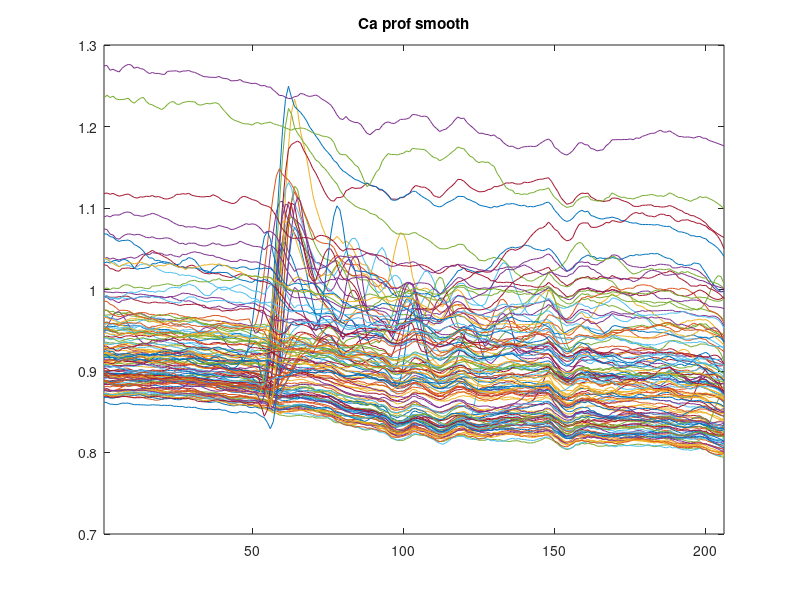
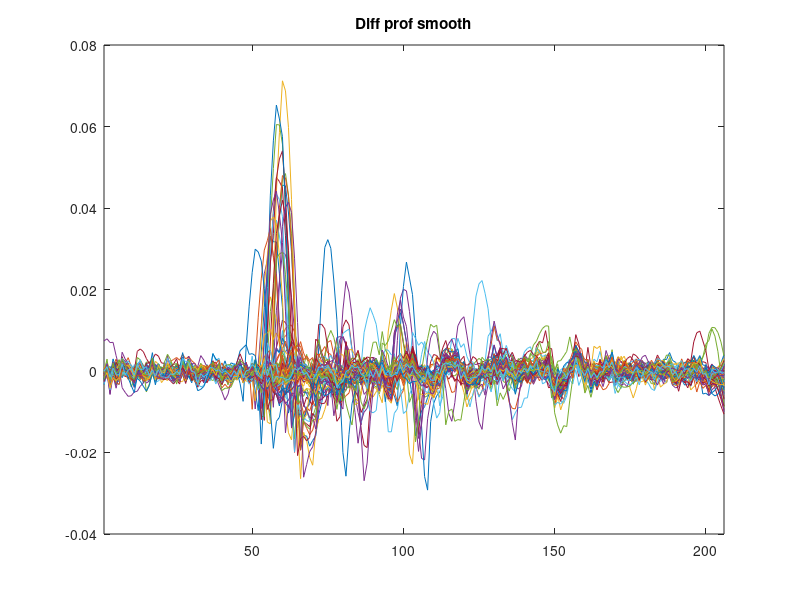
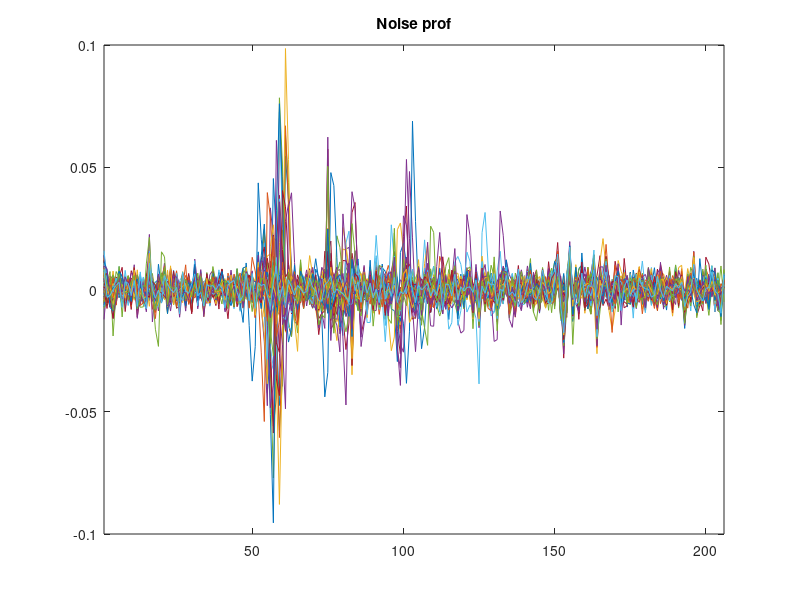

Write the MATLAB code that produced these figures, in order. (Note: this script raises an error after producing the figures.)
% clear;clc;
load data_prop.mat

ca_prof_smooth(:,1:10) = [];
diff_prof_smooth(:,1:10) = [];
noise_prof(:,1:10) = [];
t(end-9:end) = [];

[nprof,nframe]=size(ca_prof_smooth);

figure; plot(t,ca_prof_smooth); title('Ca prof smooth'); xlim([1 length(t)])
figure; plot(t,diff_prof_smooth); title('Diff prof smooth'); xlim([1 length(t)])
figure; plot(t,noise_prof); title('Noise prof'); xlim([1 length(t)])


% f1=figure;
% for i=1:1:nprof
%     hold on;
%     plot(t,ca_prof_smooth(i,:)-mean(ca_prof_smooth(i,:)),'DisplayName','Ca prof'); 
%     plot(t,diff_prof_smooth(i,:),'DisplayName','Diff prof'); xlim([1 length(t)])
%     plot(t,noise_prof(i,:),'DisplayName','Noise prof'); xlim([1 length(t)])
%     legend
%     xlim([1 length(t)]);ylim([-0.2 0.2]);
%     pause()
%     clf(f1)
% end

mu_prof = nanmean(ca_prof_smooth,2);
mu_diff = nanmean(diff_prof_smooth,2);
mu_noise = nanmean(noise_prof,2);

figure; 
subplot(3,1,1)
plot(mu_prof);
title('Mean prof')
subplot(3,1,2)
plot(mu_diff);
title('Mean diff')
subplot(3,1,3)
plot(mu_noise);
title('Mean noise')

sigma_prof = std(ca_prof_smooth,0,2);
sigma_diff = std(diff_prof_smooth,0,2);
sigma_noise = std(noise_prof,0,2);

figure; 
subplot(3,1,1)
plot(sigma_prof);
title('Std prof')
subplot(3,1,2)
plot(sigma_diff);
title('Std diff')
subplot(3,1,3)
plot(sigma_noise);
title('Std noise')

max_prof = max(ca_prof_smooth,[],2);
max_diff = max(diff_prof_smooth,[],2);
max_noise = max(noise_prof,[],2);

figure; 
subplot(3,1,1)
plot(max_prof);
title('Max prof')
subplot(3,1,2)
plot(max_diff);
title('Max diff')
subplot(3,1,3)
plot(max_noise);
title('Max noise')


min_prof = min(ca_prof_smooth,[],2);
min_diff = min(diff_prof_smooth,[],2);
min_noise = min(noise_prof,[],2);

figure; 
subplot(3,1,1)
plot(min_prof);
title('Min prof')
subplot(3,1,2)
plot(min_diff);
title('Min diff')
subplot(3,1,3)
plot(min_noise);
title('Min noise')

snr = sigma_prof./sigma_noise;
figure;
plot(snr)
title('SNR')

v_prom = zeros(1,nprof);
for i_prof =1:1:nprof
   [pks,pks_loc,pks_w,pks_prom] = findpeaks(ca_prof_smooth(i_prof,:),'WidthReference','halfprom');
   v_prom(i_prof)= max(pks_prom);
end

figure;
plot(v_prom)
title('Prominence')

% fsys= readfis('fuzzy_threshold_v1.fis');
% pk_h_th = evalfis(fsys,[std(diff_prof_smooth(i_prof,:)) max(diff_prof_smooth(i_prof,:))]);